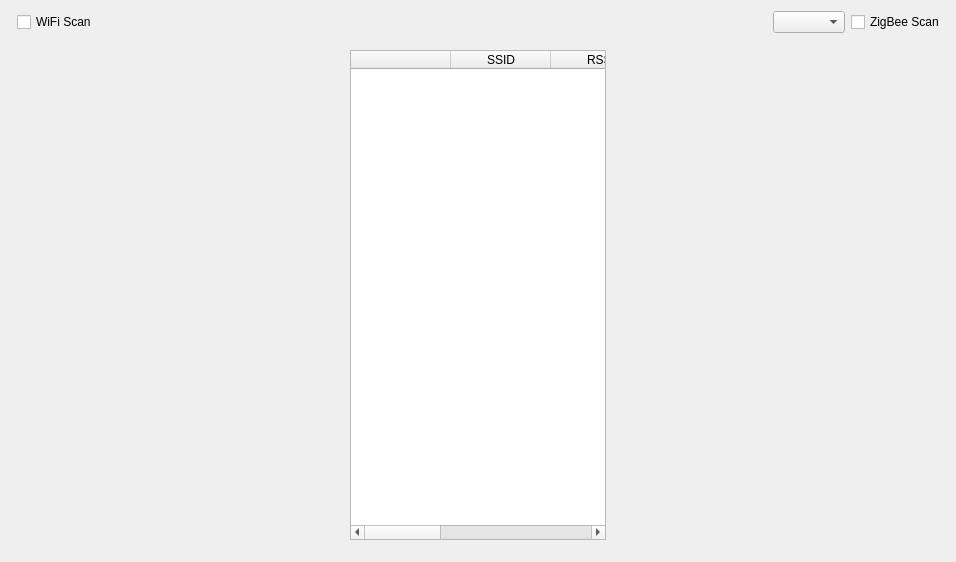
<?xml version="1.0" encoding="UTF-8"?>
<ui version="4.0">
 <class>WirelessMonitor</class>
 <widget class="QWidget" name="WirelessMonitor">
  <property name="geometry">
   <rect>
    <x>0</x>
    <y>0</y>
    <width>956</width>
    <height>562</height>
   </rect>
  </property>
  <property name="windowTitle">
   <string>Wireless Monitor</string>
  </property>
  <layout class="QGridLayout" name="gridLayout">
   <item row="0" column="3">
    <layout class="QGridLayout" name="gridLayout_3">
     <item row="0" column="1">
      <widget class="QCheckBox" name="zbScan">
       <property name="enabled">
        <bool>true</bool>
       </property>
       <property name="text">
        <string>ZigBee Scan</string>
       </property>
      </widget>
     </item>
     <item row="0" column="0">
      <widget class="QComboBox" name="comboBox"/>
     </item>
    </layout>
   </item>
   <item row="0" column="1">
    <layout class="QGridLayout" name="gridLayout_4">
     <item row="0" column="0">
      <widget class="QCheckBox" name="wifiScan">
       <property name="text">
        <string>WiFi Scan</string>
       </property>
       <property name="checked">
        <bool>false</bool>
       </property>
      </widget>
     </item>
    </layout>
   </item>
   <item row="0" column="2">
    <spacer name="horizontalSpacer">
     <property name="orientation">
      <enum>Qt::Horizontal</enum>
     </property>
     <property name="sizeHint" stdset="0">
      <size>
       <width>40</width>
       <height>20</height>
      </size>
     </property>
    </spacer>
   </item>
   <item row="2" column="0" colspan="4">
    <widget class="QWidget" name="widget_contain" native="true">
     <layout class="QGridLayout" name="gridLayout_2">
      <item row="0" column="0">
       <widget class="QTableWidget" name="tableWidget">
        <property name="sizePolicy">
         <sizepolicy hsizetype="Fixed" vsizetype="Expanding">
          <horstretch>0</horstretch>
          <verstretch>0</verstretch>
         </sizepolicy>
        </property>
        <property name="lineWidth">
         <number>2</number>
        </property>
        <property name="showGrid">
         <bool>false</bool>
        </property>
        <property name="columnCount">
         <number>6</number>
        </property>
        <attribute name="verticalHeaderVisible">
         <bool>false</bool>
        </attribute>
        <attribute name="verticalHeaderDefaultSectionSize">
         <number>20</number>
        </attribute>
        <column>
         <property name="text">
          <string/>
         </property>
        </column>
        <column>
         <property name="text">
          <string>SSID</string>
         </property>
        </column>
        <column>
         <property name="text">
          <string>RSSI</string>
         </property>
        </column>
        <column>
         <property name="text">
          <string>Rate Mbps</string>
         </property>
        </column>
        <column>
         <property name="text">
          <string>Type</string>
         </property>
        </column>
        <column>
         <property name="text">
          <string>Channel</string>
         </property>
        </column>
       </widget>
      </item>
     </layout>
    </widget>
   </item>
  </layout>
 </widget>
 <layoutdefault spacing="6" margin="11"/>
 <resources/>
 <connections>
  <connection>
   <sender>wifiScan</sender>
   <signal>toggled(bool)</signal>
   <receiver>WirelessMonitor</receiver>
   <slot>onScan(bool)</slot>
   <hints>
    <hint type="sourcelabel">
     <x>125</x>
     <y>20</y>
    </hint>
    <hint type="destinationlabel">
     <x>477</x>
     <y>280</y>
    </hint>
   </hints>
  </connection>
  <connection>
   <sender>zbScan</sender>
   <signal>toggled(bool)</signal>
   <receiver>WirelessMonitor</receiver>
   <slot>onzbScan(bool)</slot>
   <hints>
    <hint type="sourcelabel">
     <x>905</x>
     <y>19</y>
    </hint>
    <hint type="destinationlabel">
     <x>477</x>
     <y>280</y>
    </hint>
   </hints>
  </connection>
 </connections>
 <slots>
  <slot>onScan(bool)</slot>
  <slot>onzbScan(bool)</slot>
 </slots>
</ui>
